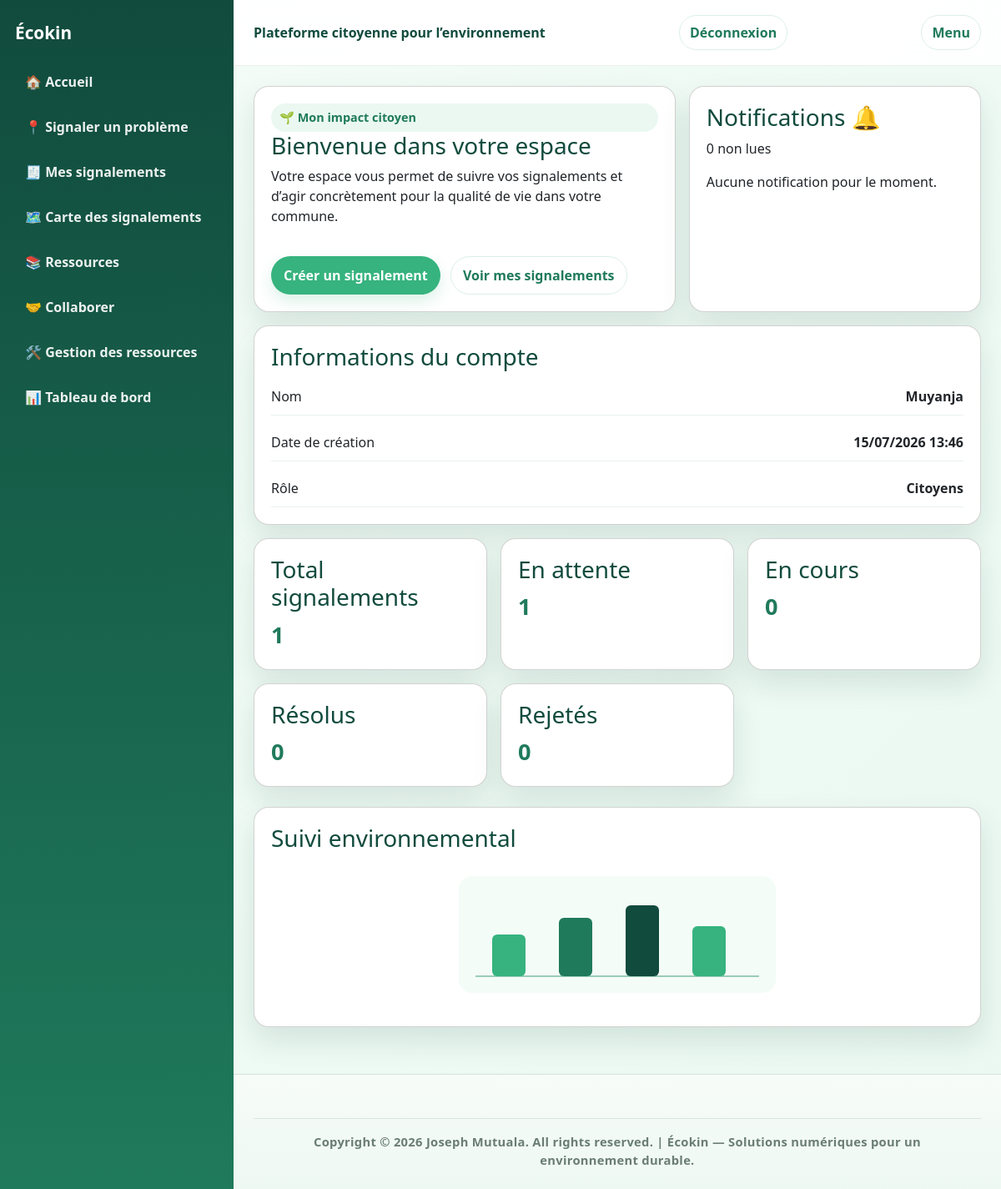
Screenshot of /mon-espace/ (signed in) with the database file from the repository.
### accounts/models.py (models this page shows, shortened)
class Utilisateur(AbstractUser):
    ROLE_CHOICES = [
        ('citoyens', 'Citoyens'),
        ('autorités', 'Autorités'),
        ('ong', 'Ong'),
        ('admin', 'Administrateur'),
    ]
    telephone = models.CharField(max_length= 50, blank=True, help_text="Entrez votre numero ici")
    adresse = models.CharField(max_length= 255, blank=True, help_text="Entrez votre adresse ici")
    photo = models.ImageField(upload_to='profils/', blank=True, null=True)
    role = models.CharField(max_length=20, choices=ROLE_CHOICES, default='citoyens')

### dashboard/views.py (the view, shortened to what this page needs)
# urls.py: path('mon-espace/', views.basculer_vers_espace, name='aller_a_mon_espace'),
@login_required
def basculer_vers_espace(request):
    if request.user.role == "citoyens":
        mes_signalements = Signalements.objects.filter(utilisateur=request.user)
        notifications = Notifications.objects.filter(utilisateur=request.user).order_by('date_creation')
        notifications_non_lues = notifications.filter(lu=False).count()
        contexte = {
            'total_signalements': mes_signalements.count(),
            'en_attente': mes_signalements.filter(statut='en_attente').count(),
            'en_cours': mes_signalements.filter(statut='en_cours').count(),
            'resolus': mes_signalements.filter(statut='resolu').count(),
            'rejetes': mes_signalements.filter(statut='rejete').count(),
            'notifications': notifications,
            'notifications_non_lues': notifications_non_lues,
        }
        return render(request, "dashboard/dashboard_Citoyens.html", contexte)

### templates/dashboard/dashboard_Citoyens.html (shortened to what this page needs)
{% extends 'base.html' %}
{% block content %}
<div class="grid-2">
    <div class="card">
        <span class="pill">🌱 Mon impact citoyen</span>
        <h3>Bienvenue dans votre espace</h3>
        <p>Votre espace vous permet de suivre vos signalements et d’agir concrètement pour la qualité de vie dans votre commune.</p>
        <div style="margin-top: 12px;">
            <a href="{% url 'creer' %}" class="btn">Créer un signalement</a>
            <a href="{% url 'liste' %}" class="btn secondary">Voir mes signalements</a>
        </div>
    </div>
    <div class="card">
        <h3>Notifications 🔔</h3>
        <p>{{ notifications_non_lues }} non lues</p>
        {% for notification in notifications %}
            <div class="notice">
                {{ notification.message }}
                {% if not notification.lu %}
                    <br><a href="{% url 'lire' notification.pk %}">Marquer comme lu</a>
                {% endif %}
            </div>
        {% empty %}
            <p>Aucune notification pour le moment.</p>
        {% endfor %}
    </div>
</div>
<div class="card" style="margin-top: 16px;">
    <h3>Informations du compte</h3>
    <div class="metric-list">
        <div class="metric-row"><span>Nom</span><strong>{{ request.user.username }}</strong></div>
        <div class="metric-row"><span>Date de création</span><strong>{{ request.user.date_joined|date:"d/m/Y H:i" }}</strong></div>
        <div class="metric-row"><span>Rôle</span><strong>{{ request.user.get_role_display }}</strong></div>
    </div>
</div>
<div class="dashboard-grid" style="margin-top: 16px;">
    <div class="card">
        <h3>Total signalements</h3>
        <div class="stat-value">{{ total_signalements }}</div>
    </div>
    <div class="card">
        <h3>En attente</h3>
        <div class="stat-value">{{ en_attente }}</div>
    </div>
    <div class="card">
        <h3>En cours</h3>
        <div class="stat-value">{{ en_cours }}</div>
    </div>
    <div class="card">
        <h3>Résolus</h3>
        <div class="stat-value">{{ resolus }}</div>
    </div>
    <div class="card">
        <h3>Rejetés</h3>
        <div class="stat-value">{{ rejetes }}</div>
    </div>
</div>
<div class="card">
    <h3>Suivi environnemental</h3>
</div>
{% endblock %}

### templates/base.html (style rules this page uses)
:root { --green-900: #114b3d; --green-700: #1f7a5b; --green-500: #36b37e; --green-100: #eaf8f1; --text: #163126; --muted: #5f786d; --card: #ffffff; --shadow: 0 16px 35px rgba(17, 75, 61, 0.12); }
* { box-sizing: border-box; }
body { margin: 0; font-family: "Segoe UI", Arial, sans-serif; color: var(--text); background: linear-gradient(135deg, #f4fcf8 0%, #eaf8f1 100%); }
a { text-decoration: none; color: inherit; }
.dashboard-grid { display: grid; grid-template-columns: repeat(auto-fit, minmax(240px, 1fr)); gap: 16px; margin-bottom: 24px; }
.card { background: var(--card); border-radius: 18px; padding: 20px; box-shadow: var(--shadow); }
.card h3, .card h4 { margin-top: 0; color: var(--green-900); }
.stat-value { font-size: 1.7rem; font-weight: 800; color: var(--green-700); }
.metric-list { display: grid; gap: 10px; }
.metric-row { display: flex; justify-content: space-between; align-items: center; padding: 10px 0; border-bottom: 1px solid #e7f2ec; }
.btn { display: inline-block; padding: 10px 14px; border-radius: 999px; background: var(--green-500); color: white; font-weight: 700; margin-right: 8px; margin-top: 8px; transition: all 0.2s ease; box-shadow: 0 8px 18px rgba(54, 179, 126, 0.18); }
.btn.secondary { background: white; color: var(--green-700); border: 1px solid #dcefe6; box-shadow: none; }
.grid-2 { display: grid; grid-template-columns: 1.3fr 0.9fr; gap: 16px; }
.pill { display: inline-flex; align-items: center; gap: 6px; padding: 6px 10px; background: var(--green-100); color: var(--green-700); border-radius: 999px; font-size: 0.9rem; font-weight: 700; }

### rows the page displays
Utilisateur: user.username "Muyanja", user.date_joined "15/07/2026 13:46", user.role "Citoyens"

### other values shown
{{ notifications_non_lues }} "0"
{{ total_signalements }} "1"
{{ en_attente }} "1"
{{ en_cours }} "0"
{{ resolus }} "0"
{{ rejetes }} "0"
